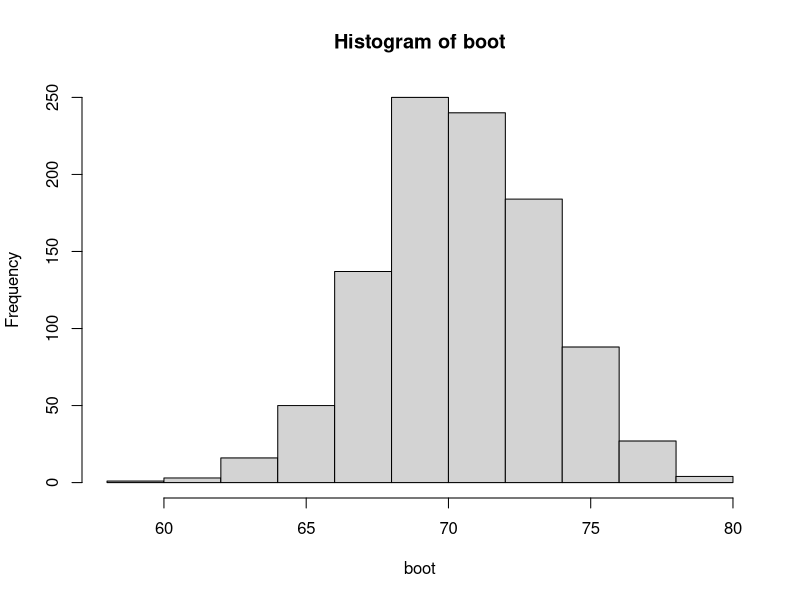

Generate this figure with R:
## ---- chunk 1
set.seed(4218)
data <- data.frame(
  score  = rnorm(50, mean = 70, sd = 10),
  gender = sample(c("Man", "Woman"), 50, replace = TRUE)
)
## ---- chunk 2
t.test(data$score)$conf.int
## ---- chunk 3
wilcox.test(data$score, conf.int=TRUE)$conf.int
## ---- chunk 4
binom.test(length(data$gender[data$gender == "Man"]), length(data$gender))$conf.int
## ---- chunk 5
boot <- numeric(1000) 
for(i in 1:1000) {
  boot[i]=mean(sample(data$score,10,replace=T)) 
}
## ---- chunk 6
hist(boot)
## ---- chunk 7
boot.sorted=sort(boot)
c(boot.sorted[25], boot.sorted[975])
